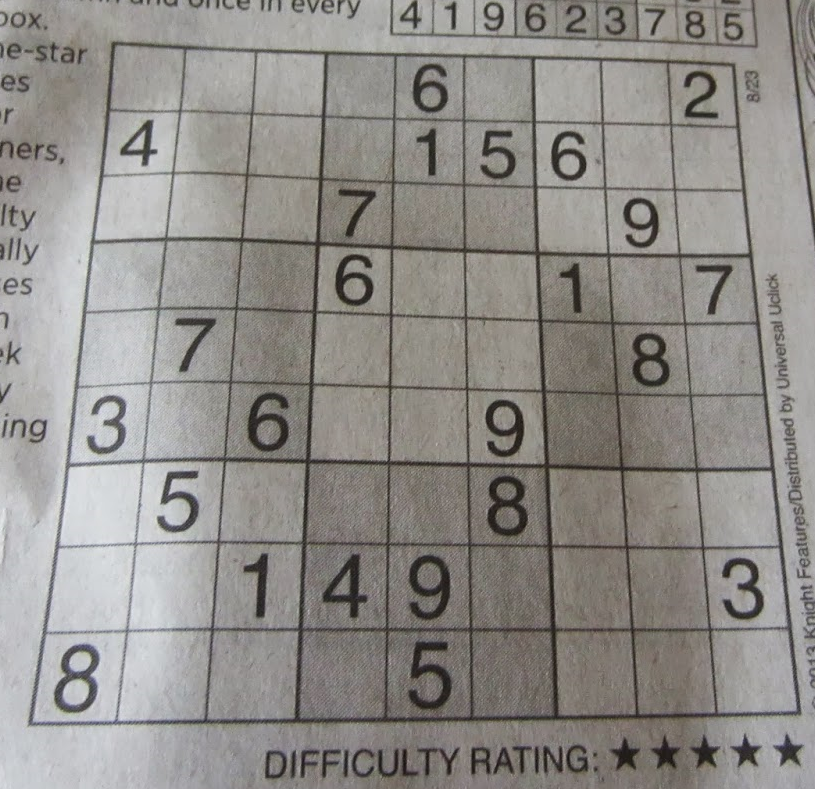
#> input picture CV01/_CV01_threshold/sudoku.png, 815 x 789 px
$ python Sauvola_binarization.py
#> lines starting #> are read from the running program, lines starting #| are printed output that depends on the picture; after the words box and inside, x2 and y2 are one past the last pixel; in counts of white or black regions, pixels touching at a corner belong together
"""

Sauvola's thresholding algorithm
    출처: Adaptive document image binarization (2000)
    global thresholding이 아닌, adaptive thresholding 기법입니다.

참고: adaptive thresholding이란?
    입계값이 영상 영역에 따라 계속 바뀌는 처리 기법입니다.

1. 다음은 ChatGPT에게 문의한 알고리즘의 질문입니다.

질의문:
    Sauvola의 영상 이진화 알고리즘에 대해 설명해 줄래?

대답:
    Sauvola의 이진화 알고리즘은 이미지 처리 분야에서 사용되는 효율적인 이진화 기술 중 하나입니다.
    이 알고리즘은 문서 이미지 처리와 관련이 깊으며, 특히 문서의 텍스트를 추출하고 인식하는 데 사용됩니다.
    Sauvola의 이진화 알고리즘은 주로 흑백 이미지를 대상으로 합니다.
    이미지 내의 각 픽셀을 이진화하는 과정은 해당 픽셀의 주변 화소 값과 함께 이미지의 통계적인 특성을 사용합니다.
    이 알고리즘의 핵심 아이디어는 이미지의 각 픽셀을 이진화하기 위해 해당 픽셀의 주변 영역의 밝기와 대비를 고려하는 것입니다.
    주변 영역의 평균과 표준 편차를 사용하여 각 픽셀을 이진화하는 임계값을 도출합니다.
    ... 공식이 있는데 생략합니다...

2. 다음은 Sauvila의 이진화 알고리즘을 ChatGPT에게 의뢰하여 직접 코딩하게 한 것입니다.
    함수를 이용하지 않게 지시하였습니다.

지시문:
    Sauvola의 영상 이진화 알고리즘을 구현하는 함수를 python으로 코딩해 줘.
    입력영상은 opencv의 imread() 함수로 읽었다고 가정하고, 이진화된 출력 영상은  dst라 정해줘.

평가:
    정확하게 수행한 듯 합니다.
    단지 scikit-image보다 수행 시간이 오래 걸리는 듯 합니다.
    chatGPT를 코딩에 처음 활용해 봤는데 학습에 매우 요긴하다고 평가됩니다.
    강력한 개인교사를 하나 두 었다고 생각하고 잘 활용합시다.~~~

"""

import cv2
import numpy as np

def sauvola_threshold(img, window_size=15, k=0.2, R=128):
    # Convert image to grayscale if it's not already
#> called with window_size = 15, k = 0.2, R = 128
    if len(img.shape) == 3:
        img = cv2.cvtColor(img, cv2.COLOR_BGR2GRAY)

    # Get image dimensions
    rows, cols = img.shape
#> rows = 789; cols = 815

    # Initialize output image
    dst = np.zeros_like(img)

    # Pad image
    pad = window_size // 2
    padded_img = cv2.copyMakeBorder(img, pad, pad, pad, pad, cv2.BORDER_CONSTANT, value=255)
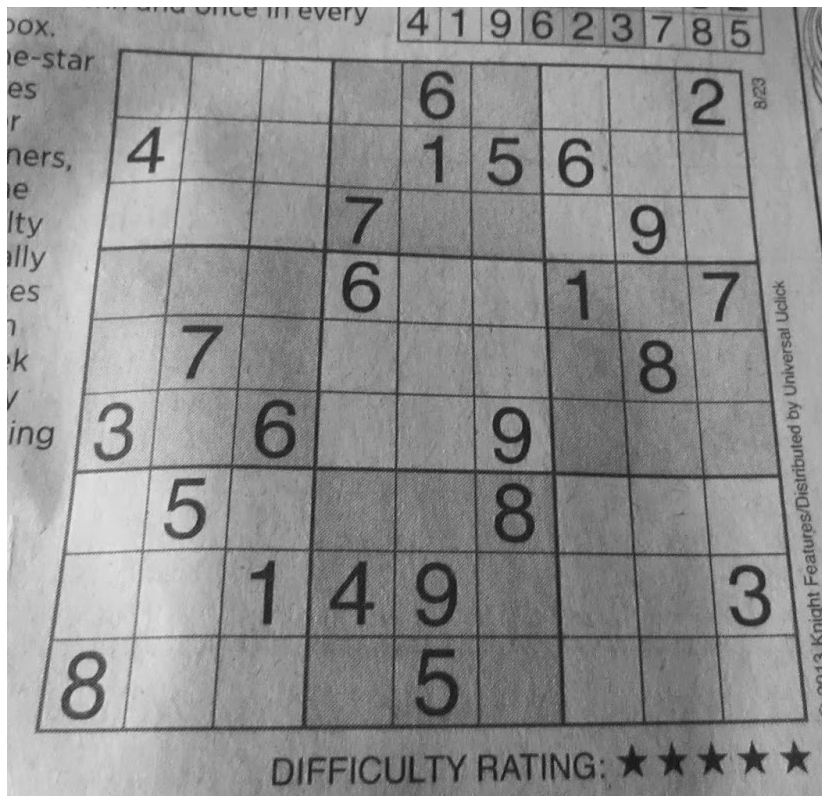
#> padded_img: shape (803, 829); min 0, max 255, mean 145.2

    # Apply Sauvola thresholding
    for i in range(pad, rows + pad):
        for j in range(pad, cols + pad):
            # Calculate local mean
            local_mean = np.mean(padded_img[i - pad:i + pad + 1, j - pad:j + pad + 1])

            # Calculate local standard deviation
            local_std = np.std(padded_img[i - pad:i + pad + 1, j - pad:j + pad + 1])

            # Calculate threshold
            threshold = local_mean * (1 + k * ((local_std / R) - 1))

            # Apply threshold
            if padded_img[i, j] > threshold:
                dst[i - pad, j - pad] = 255
            else:
                dst[i - pad, j - pad] = 0
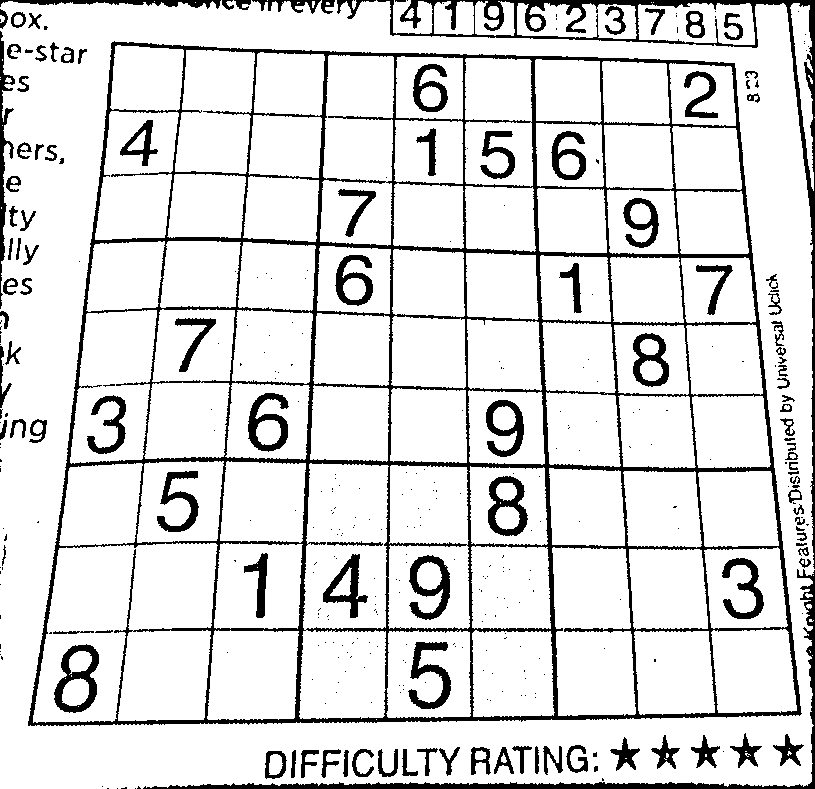
#> dst: shape (789, 815); 86.7% white; 373 black regions (253 under 20 px), largest, box (x1, y1, x2, y2) and area: (28, 41, 802, 726) 40608, (377, 0, 815, 569) 6932, (143, 569, 815, 789) 4309

    return dst

# Example usage:
# Read input image
input_image = cv2.imread('sudoku.png', cv2.IMREAD_GRAYSCALE)

# Apply Sauvola thresholding
output_image = sauvola_threshold(input_image)

# Display the result
cv2.imshow('Original Image', input_image)
cv2.imshow('Sauvola Thresholded Image', output_image)
cv2.waitKey(0)
cv2.destroyAllWindows()

$ run again, with CV01/_CV01_threshold/leaf-noise.png copied over CV01/_CV01_threshold/sudoku.png
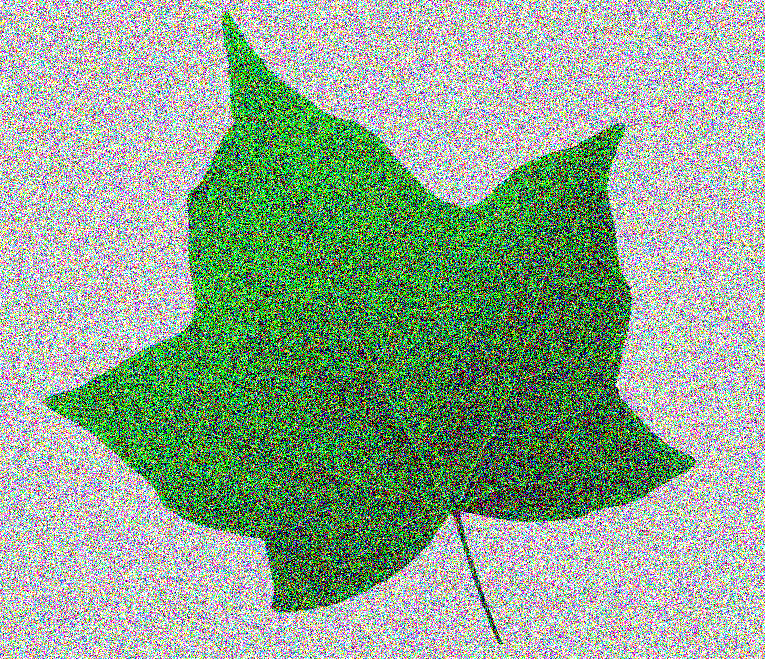
#> input picture CV01/_CV01_threshold/leaf-noise.png, 765 x 659 px
#> in sauvola_threshold, `padded_img = cv2.copyMakeBorder(img, pad, pad, pad, pad, cv2.BORDER_CO..`:
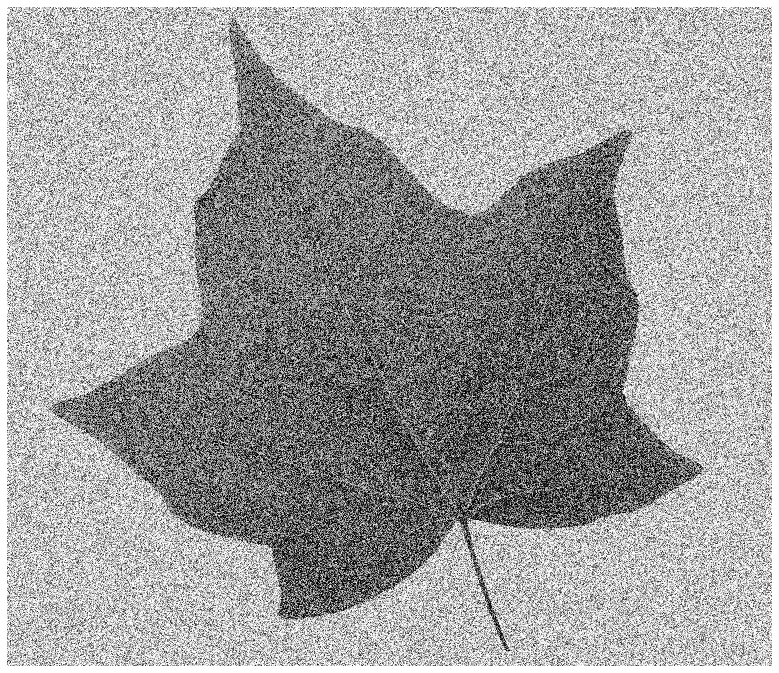
#> padded_img: shape (673, 779); min 0, max 255, mean 160.6
#> after the loop in sauvola_threshold, `for i in range(pad, rows + pad):`:
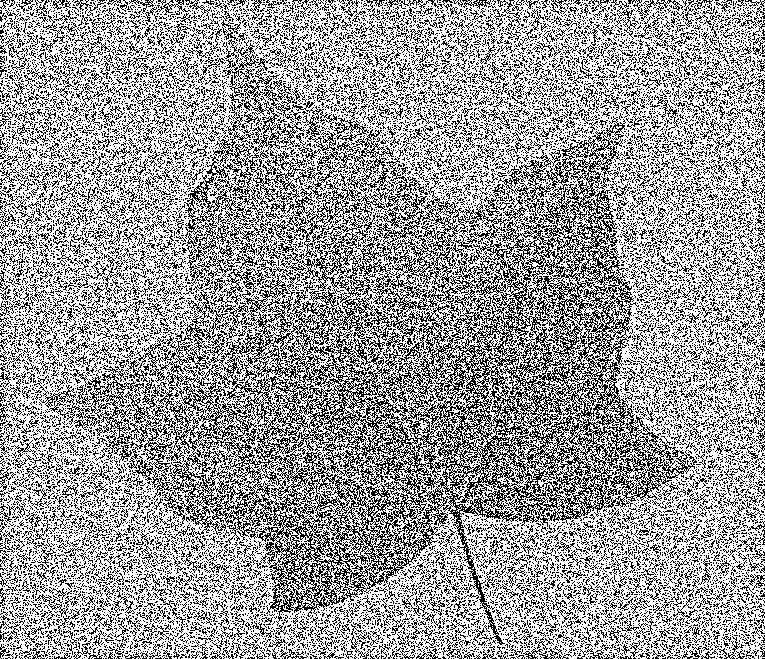
#> dst: shape (659, 765); 62.7% white; black in thin lines or dots

$ run again, with CV01/_CV01_threshold/cat.jpg saved as CV01/_CV01_threshold/sudoku.png
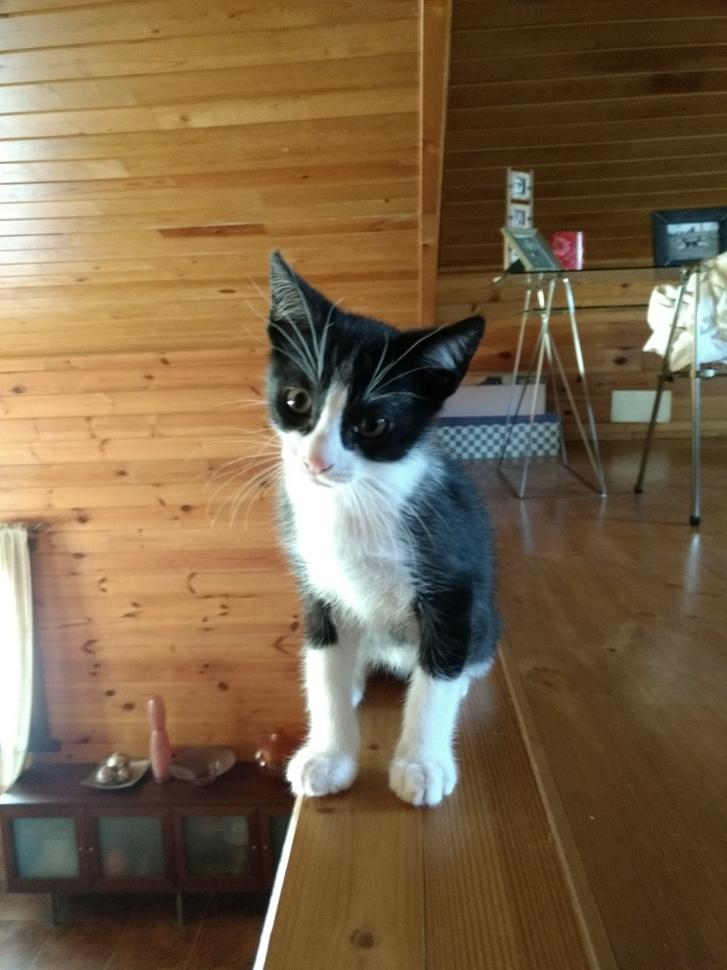
#> input picture CV01/_CV01_threshold/cat.jpg, 727 x 970 px, shrunk from 864 x 1152 before the run
#> in sauvola_threshold, `padded_img = cv2.copyMakeBorder(img, pad, pad, pad, pad, cv2.BORDER_CO..`:
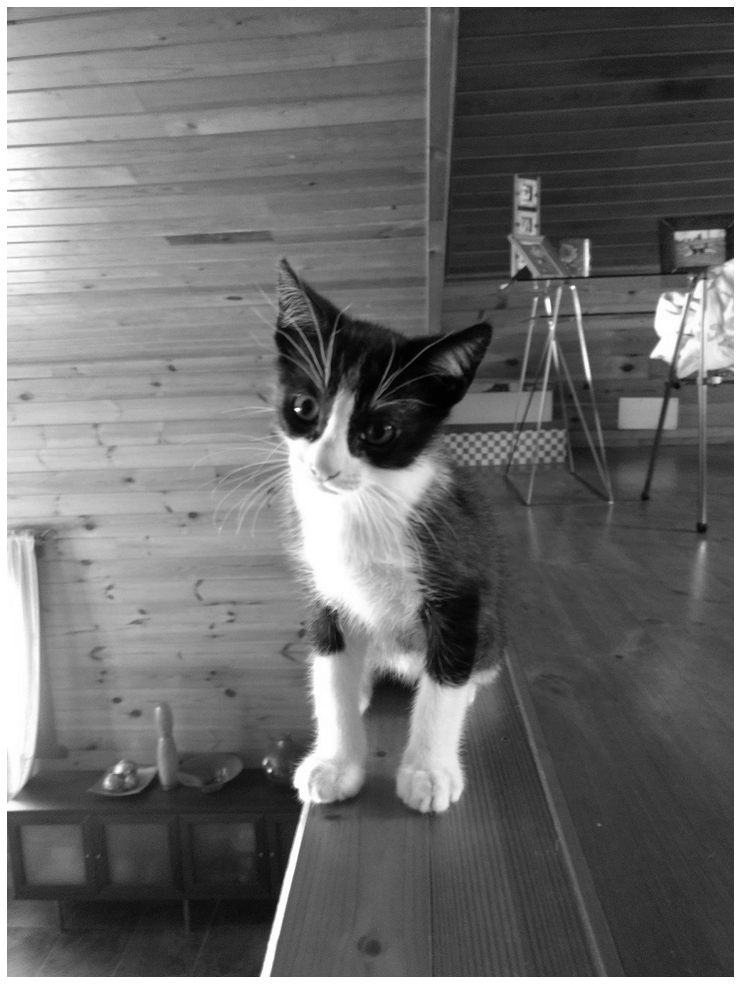
#> padded_img: shape (984, 741); min 0, max 255, mean 108
#> after the loop in sauvola_threshold, `for i in range(pad, rows + pad):`:
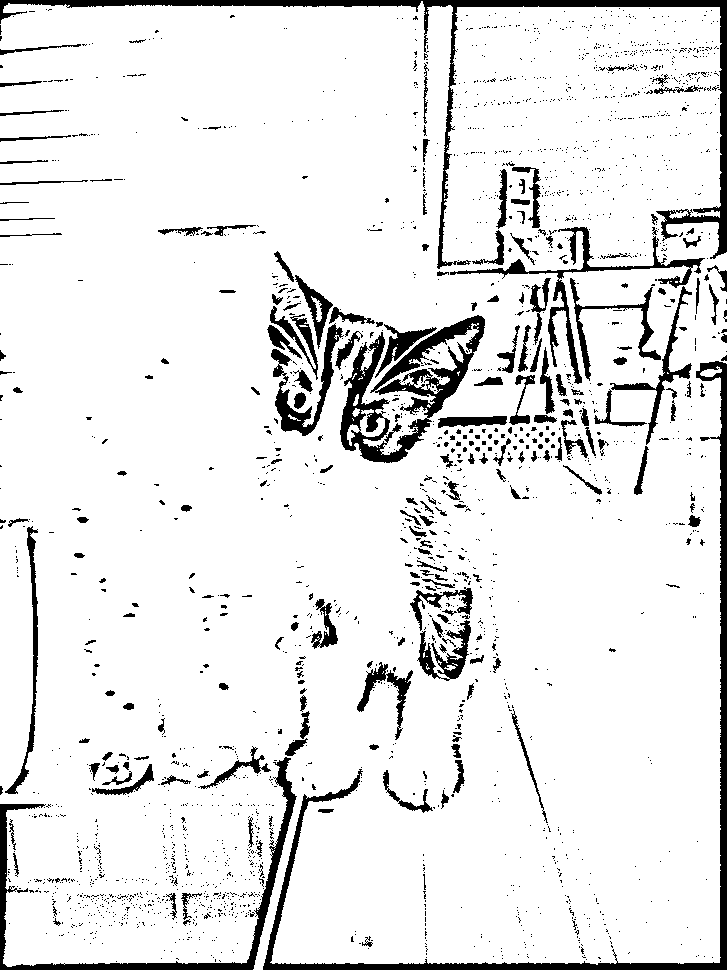
#> dst: shape (970, 727); 90.6% white; 2339 black regions (2112 under 20 px), largest, box (x1, y1, x2, y2) and area: (263, 361, 727, 970) 8707, (0, 0, 727, 269) 8483, (340, 315, 485, 463) 7011
